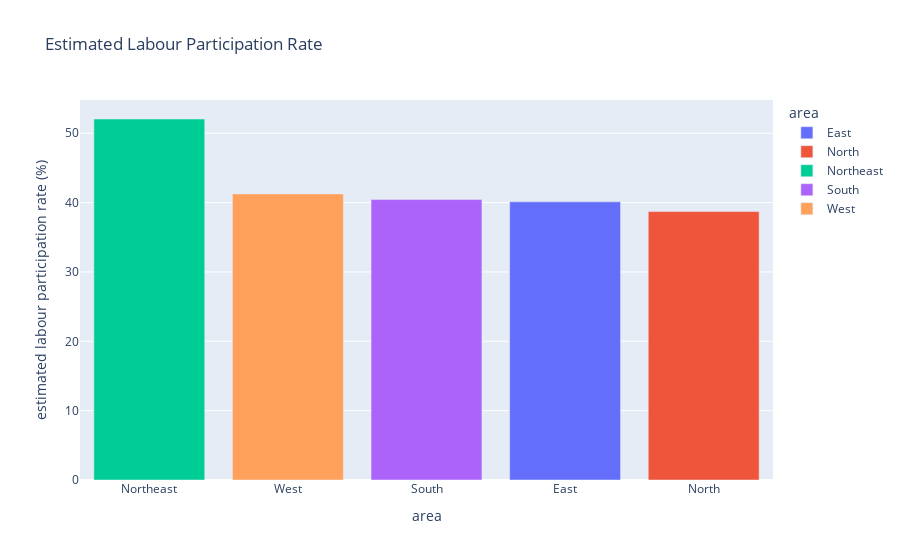

The notebook cell this image was saved under:
### Markdown cell above
##### Labour Participation Rate by Area

### Code cell
# Bar Plot of estimated Labour Participation Rate by Area
mean_labour_area = my_df.groupby('area')['estimated labour participation rate (%)'].mean().reset_index()
fig = px.bar(
    mean_labour_area,
    x='area',
    y='estimated labour participation rate (%)',
    color='area',
    title='Estimated Labour Participation Rate'
)
fig.update_layout(xaxis={'categoryorder': 'total descending'})
fig.show()

### Figure 1 — Plotly figure (JSON) as saved in the notebook; plotly's stock layout.template omitted (floating-point values rounded to 4 significant figures)
{"data": [{"alignmentgroup": "True", "hovertemplate": "area=%{x}<br>estimated labour participation rate (%)=%{y}<extra></extra>", "legendgroup": "East", "marker": {"color": "#636efa", "pattern": {"shape": ""}}, "name": "East", "offsetgroup": "East", "orientation": "v", "showlegend": true, "textposition": "auto", "type": "bar", "x": ["East"], "xaxis": "x", "y": [40.11], "yaxis": "y"}, {"alignmentgroup": "True", "hovertemplate": "area=%{x}<br>estimated labour participation rate (%)=%{y}<extra></extra>", "legendgroup": "North", "marker": {"color": "#EF553B", "pattern": {"shape": ""}}, "name": "North", "offsetgroup": "North", "orientation": "v", "showlegend": true, "textposition": "auto", "type": "bar", "x": ["North"], "xaxis": "x", "y": [38.7], "yaxis": "y"}, {"alignmentgroup": "True", "hovertemplate": "area=%{x}<br>estimated labour participation rate (%)=%{y}<extra></extra>", "legendgroup": "Northeast", "marker": {"color": "#00cc96", "pattern": {"shape": ""}}, "name": "Northeast", "offsetgroup": "Northeast", "orientation": "v", "showlegend": true, "textposition": "auto", "type": "bar", "x": ["Northeast"], "xaxis": "x", "y": [52.06], "yaxis": "y"}, {"alignmentgroup": "True", "hovertemplate": "area=%{x}<br>estimated labour participation rate (%)=%{y}<extra></extra>", "legendgroup": "South", "marker": {"color": "#ab63fa", "pattern": {"shape": ""}}, "name": "South", "offsetgroup": "South", "orientation": "v", "showlegend": true, "textposition": "auto", "type": "bar", "x": ["South"], "xaxis": "x", "y": [40.44], "yaxis": "y"}, {"alignmentgroup": "True", "hovertemplate": "area=%{x}<br>estimated labour participation rate (%)=%{y}<extra></extra>", "legendgroup": "West", "marker": {"color": "#FFA15A", "pattern": {"shape": ""}}, "name": "West", "offsetgroup": "West", "orientation": "v", "showlegend": true, "textposition": "auto", "type": "bar", "x": ["West"], "xaxis": "x", "y": [41.26], "yaxis": "y"}], "layout": {"barmode": "relative", "legend": {"title": {"text": "area"}, "tracegroupgap": 0}, "title": {"text": "Estimated Labour Participation Rate"}, "xaxis": {"anchor": "y", "categoryarray": ["East", "North", "Northeast", "South", "West"], "categoryorder": "total descending", "domain": [0, 1], "title": {"text": "area"}}, "yaxis": {"anchor": "x", "domain": [0, 1], "title": {"text": "estimated labour participation rate (%)"}}}}
